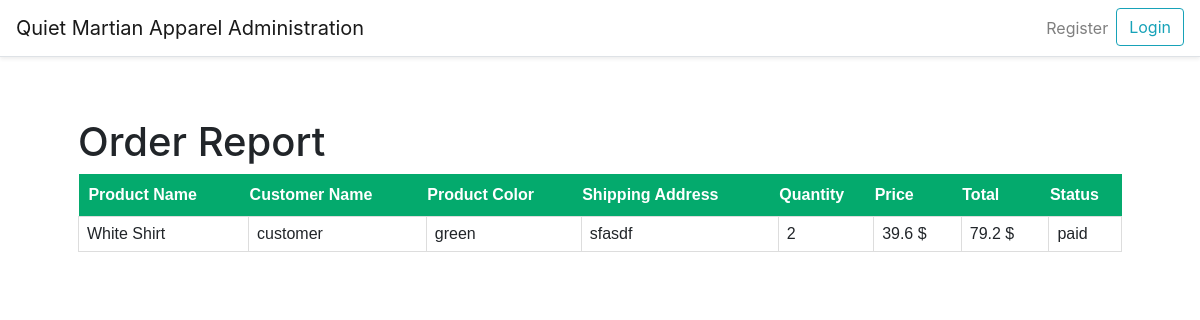
/order-report, run on an earlier commit of the app's database.
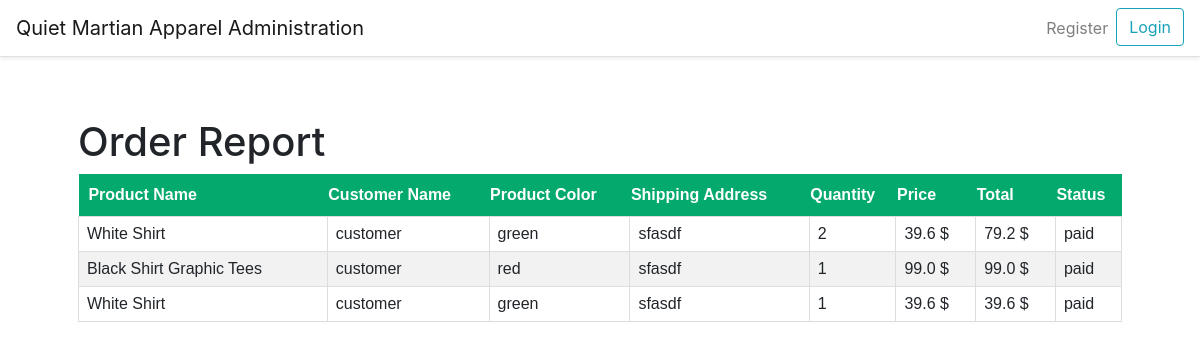
And on a later commit of the database.
### website/models.py (models this page shows)
class Order(db.Model, UserMixin):
    id = db.Column(db.Integer, primary_key=True)
    customer_id = db.Column(db.Integer, db.ForeignKey('customer.id'))
    product_id = db.Column(db.Integer, db.ForeignKey('product.id'))
    order_no = db.Column(db.String(150), unique=True)
    quantity = db.Column(db.Integer)
    color = db.Column(db.String(30))
    price = db.Column(db.Float)
    order_total = db.Column(db.Float)
    order_date = db.Column(db.DateTime, default=func.now())
    order_status = db.Column(db.String(150))
    payments = db.relationship('Payment')
    product = db.relationship('Product', lazy=True)
    customer = db.relationship('Customer', lazy=True)

class Product(db.Model, UserMixin):
    id = db.Column(db.Integer, primary_key=True)
    brand_id = db.Column(db.Integer, db.ForeignKey('brand.id'))
    category_id = db.Column(db.Integer, db.ForeignKey('category.id'))
    title = db.Column(db.String(150))
    description = db.Column(db.String(255))
    stock = db.Column(db.Integer)
    discount_id = db.Column(db.Integer, db.ForeignKey('discount.id'))
    price = db.Column(db.Float)
    color_id = db.Column(db.Integer, db.ForeignKey('color.id'))
    image_1 = db.Column(db.String(150))
    image_2 = db.Column(db.String(150))
    image_3 = db.Column(db.String(150))
    created_date = db.Column(db.DateTime, default=func.now())
    created_by_id = db.Column(db.Integer)
    updated_date = db.Column(db.DateTime, default=func.now())
    updated_by_id = db.Column(db.Integer)
    brand = db.relationship('Brand')
    category = db.relationship('Category')
    color = db.relationship('Color')
    colors = db.relationship('Color', secondary='product_color')
    orders = db.relationship('Order', lazy=True)
    discount = db.relationship('Discount', lazy=True)

class Customer(db.Model, UserMixin):
    id = db.Column(db.Integer, primary_key=True)
    name = db.Column(db.String(150))
    nric = db.Column(db.String(150))
    nationality = db.Column(db.String(150))
    phone_number = db.Column(db.String(150))
    dob = db.Column(db.DateTime)
    email = db.Column(db.String(150), unique=True)
    address = db.Column(db.String(255))
    card_no = db.Column(db.String(150))
    username = db.Column(db.String(150), unique=True)
    password = db.Column(db.String(150))
    created_date = db.Column(db.DateTime, default=func.now())
    payments = db.relationship('Payment')
    orders = db.relationship('Order')

### website/auth.py (the view)
@auth.route('/order-report', methods=['GET', 'POST'])
def order_report():
    orders = Order.query.filter_by(order_status='paid').all()
    return render_template("staff/order_report.html", orders=orders, user=current_user)

### website/templates/staff/order_report.html (shortened to what this page needs)
{% extends "staff/layout.html" %}
{% block main %}
<link rel="stylesheet" href="static/payment.css">
    <h1>Order Report</h1>
        <table class="history">
            <thead>
                <tr>
                    <th>&nbsp;&nbsp;Product Name</th>
                    <th>Customer Name</th>
                    <th>Product Color</th>
                    <th>Shipping Address</th>
                    <th>Quantity</th>
                    <th>Price</th>
                    <th>Total</th>
                    <th>Status</th>
                </tr>
            </thead>
            <tbody>
                {% for order in orders %}
                    <tr>
                        <td>{{ order.product.title }}</td>
                        <td>{{ order.customer.name }}</td>
                        <td>{{ order.color}}</td>
                        <td>{{ order.customer.address }}</td>
                        <td>{{ order.quantity }}</td>
                        <td>{{ order.price }} $</td>
                        <td>{{ order.order_total }} $</td>
                        <td>{{ order.order_status }}</td>
                    </tr>
                {% endfor %}
            </tbody>
        </table>
{% endblock %}

What changed in the data, as far as the page shows it:
added Order: product "Black Shirt Graphic Tees", customer.name "customer", color "red", customer.address "sfasdf", quantity "1", price "99.0", order_total "99.0", order_status "paid"
added Order: product "White Shirt", customer.name "customer", color "green", customer.address "sfasdf", quantity "1", price "39.6", order_total "39.6", order_status "paid"
